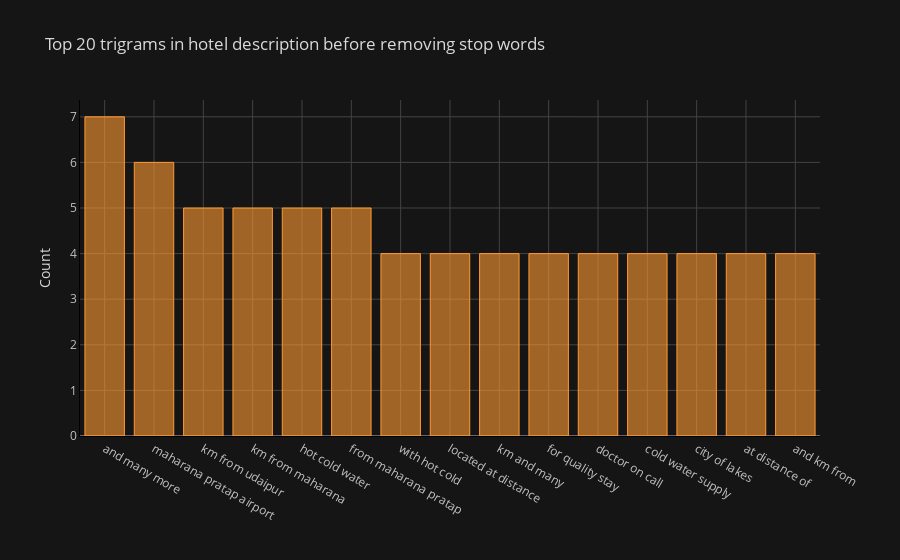

Source (notebook cell):
### Code cell
# Function to display the top n trigram before removing stop words
def get_top_n_trigram(corpus, n=None):
    vec = CountVectorizer(ngram_range=(3, 3)).fit(corpus)
    bag_of_words = vec.transform(corpus)
    sum_words = bag_of_words.sum(axis=0) 
    words_freq = [(word, sum_words[0, idx]) for word, idx in vec.vocabulary_.items()]
    words_freq =sorted(words_freq, key = lambda x: x[1], reverse=True)
    return words_freq[:n]
common_words = get_top_n_trigram(df1['hotel_overview'], 15)
df5 = pd.DataFrame(common_words, columns = ['hotel_overview' , 'count'])
df5.groupby('hotel_overview').sum()['count'].sort_values(ascending=False).iplot(kind='bar', yTitle='Count', linecolor='black', title='Top 20 trigrams in hotel description before removing stop words')

### Figure 1 — Plotly figure (JSON) as saved in the notebook; plotly's stock layout.template omitted (floating-point values rounded to 4 significant figures)
{"data": [{"marker": {"color": "rgba(255, 153, 51, 0.6)", "line": {"color": "rgba(255, 153, 51, 1.0)", "width": 1}}, "name": "count", "orientation": "v", "text": "", "type": "bar", "x": ["and many more", "maharana pratap airport", "km from udaipur", "km from maharana", "hot cold water", "from maharana pratap", "with hot cold", "located at distance", "km and many", "for quality stay", "doctor on call", "cold water supply", "city of lakes", "at distance of", "and km from"], "y": [7, 6, 5, 5, 5, 5, 4, 4, 4, 4, 4, 4, 4, 4, 4]}], "layout": {"legend": {"bgcolor": "#151516", "font": {"color": "#D9D9D9"}}, "paper_bgcolor": "#151516", "plot_bgcolor": "#151516", "title": {"font": {"color": "#D9D9D9"}, "text": "Top 20 trigrams in hotel description before removing stop words"}, "xaxis": {"gridcolor": "#434343", "linecolor": "black", "showgrid": true, "tickfont": {"color": "#C2C2C2"}, "title": {"font": {"color": "#D9D9D9"}, "text": ""}, "zerolinecolor": "#666570"}, "yaxis": {"gridcolor": "#434343", "linecolor": "black", "showgrid": true, "tickfont": {"color": "#C2C2C2"}, "title": {"font": {"color": "#D9D9D9"}, "text": "Count"}, "zerolinecolor": "#666570"}}}
